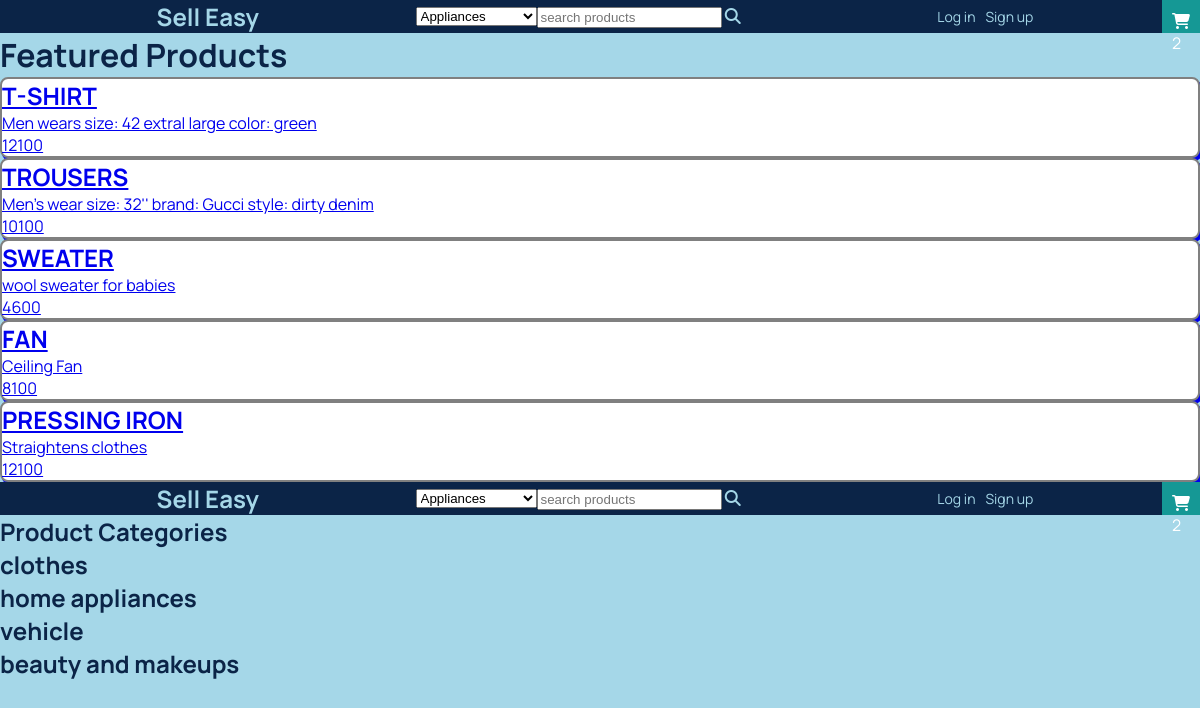
Page /products on the committed database.
### core/models.py (models this page shows, shortened)
class Product(models.Model):
    store = models.ForeignKey(Store, on_delete=models.DO_NOTHING, related_name="products", null=True)
    category = models.ForeignKey(Category, on_delete=models.DO_NOTHING, related_name="products", null=True)
    name = models.CharField(max_length=100)
    desc = models.TextField()
    price = models.DecimalField(decimal_places=2, max_digits=10)
    is_available = models.BooleanField(default=True)
    date_created = models.DateField(auto_now_add=True)
    @property
    def num_reviews(self):
        num = self.ratings.count()
        return num

class Category(models.Model):
    name = models.CharField(max_length=100)

### core/views.py (the view)
# urls.py: path('products', views.products, name="products"),
def products(request):
    products = Product.objects.all()
    categories = Category.objects.all()
    context = {'products':products, 'categories':categories}
    return render(request, 'core/products.html', context)

### core/templates/core/products.html (shortened to what this page needs)
{% extends 'base.html' %}
{% load static %}
{% block content%}
    <h1>Featured Products</h1>
    <div style="">
    {%for product in products%}
        <a href="{% url 'product' product.id %}">
            <div style="background-color: {% cycle 'white' 'white' %}; border-radius:8px; border:2px solid gray; padding; box-shadow:2px 3px">
                <h2>{{product.name|upper}}</h2>
                <p>{{product.desc|truncatewords:50}}</p>
                <p>{{product.price|add:100}}</p>
            </div>
        </a>
    {% endfor %}
    </div>
    {% include './category.html' with categories=categories%}
{% endblock%}

### core/templates/core/category.html
{% extends 'base.html'%}
{% block content%}
    <h2>Product Categories</h2>
    {% for category in categories%}
        <h2>{{category.name}}</h2>
    {% endfor %}
{% endblock %}

### static/base.css (style rules this page uses)
:root { --background-color: #A5D7E8; --main-color: #0B2447; --accent-color: #159895; --accent-color-1: #576CBC; --accent-color-2: #19376D; }
* { margin:0; box-sizing: border-box; }
body { font-family: 'Manrope'; font-size:16px; background-color: var(--background-color); color:var(--main-color) }

### rows in the picture
Product: name "T-SHIRT", desc "Men wears size: 42 extral large color: green", price|add "12100"
Product: name "TROUSERS", desc "Men's wear size: 32'' brand: Gucci style: dirty denim", price|add "10100"
Product: name "SWEATER", desc "wool sweater for babies", price|add "4600"
Product: name "FAN", desc "Ceiling Fan", price|add "8100"
Product: name "PRESSING IRON", desc "Straightens clothes", price|add "12100"
Category: name "clothes"
Category: name "home appliances"
Category: name "vehicle"
Category: name "beauty and makeups"

### other values in the picture
{{ 2 }} "2 2"
